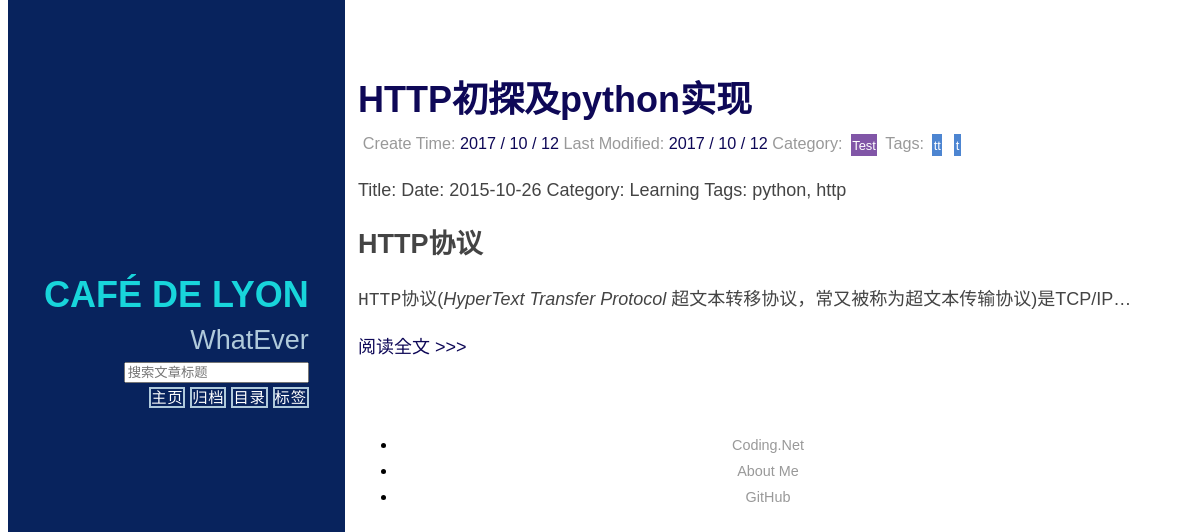
Before: / with the older database file.
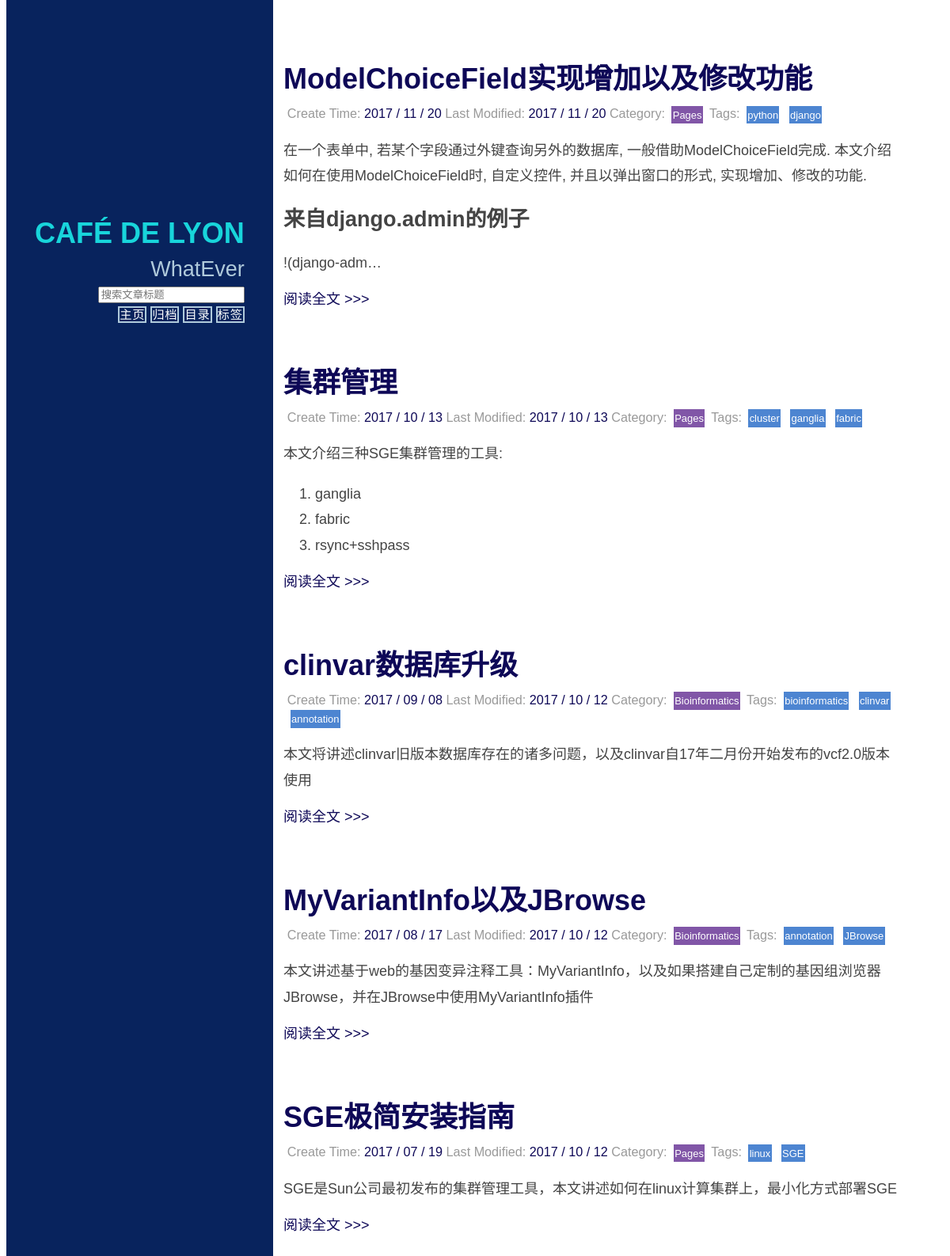
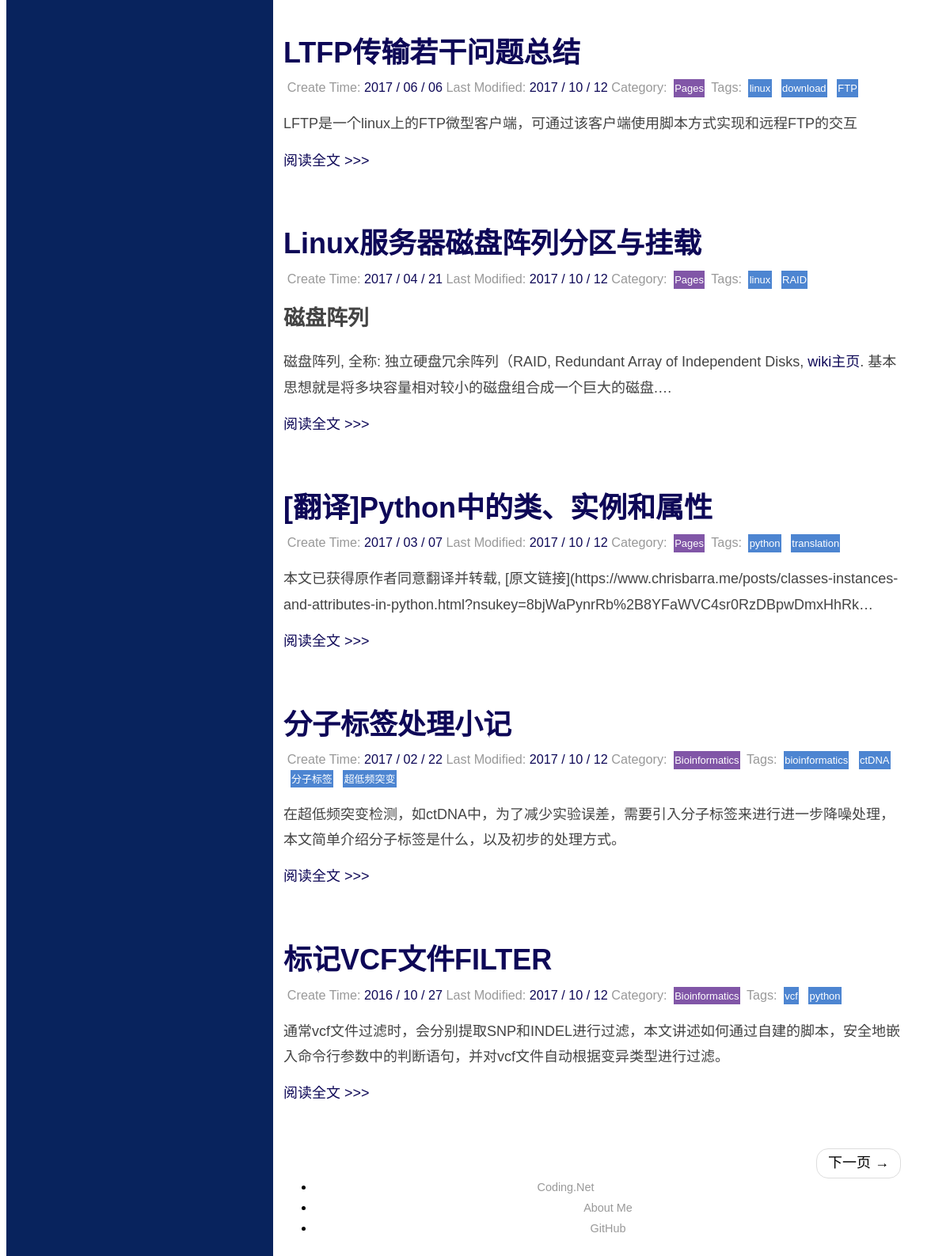
After: the same page with the newer database file (2 pictures, top to bottom).
### blog1/models.py (models this page shows, shortened)
class Article(models.Model):
    title = models.CharField(max_length=70)
    content = models.TextField(blank=None, null=True)
    created_time = models.DateTimeField()
    modified_time = models.DateTimeField()
    abstract = models.TextField(blank=True, null=True)
    category = models.ForeignKey(Category)
    tags = models.ManyToManyField(Tag, blank=True)
    author = models.ForeignKey(User, blank=None, null=True)
    count_read = models.IntegerField(default=0)
    count_comment = models.IntegerField(default=0)
    class Meta:
        ordering = ['-created_time']

class Category(models.Model):
    name = models.CharField(max_length=100)
    def __str__(self):
        return self.name

class Tag(models.Model):
    name = models.CharField(max_length=100)
    def __str__(self):
        return self.name

### blog1/views.py (the view)
# urls.py: url(r'^$', views.home, name='home'),
def home(request):
    posts = Article.objects.all()
    paginator = Paginator(posts, 10)
    page = request.GET.get('page')
    try:
        post_list = paginator.page(page)
    except PageNotAnInteger:
        post_list = paginator.page(1)
    except EmptyPage:
        post_list = paginator.page(paginator.num_pages)
    return render(request, 'home.html', {'post_list': post_list})

### blog1/templatetags/custom_markdown.py (called while the page is built)
@register.filter(is_safe=True)  # 注册template filter
@stringfilter  # 希望字符串作为参数
def custom_markdown(value):
    return mark_safe(markdown.markdown(value,
                                       extensions=['markdown.extensions.fenced_code',
                                                   'markdown.extensions.codehilite'],
                                       safe_mode=True,
                                       enable_attributes=False))

### templates/home.html
{% extends "base.html" %}
{% load custom_markdown %}
{% block content %}
    <div class="posts">
        {% for post in post_list %}
            <section class="post">
                {% include 'post_header_simple.html' %}
                {% include 'post_abstract.html' %}
            </section>
        {% endfor %}
        {% include 'post_page.html' %}
    </div>
{% endblock %}

### templates/post_header_simple.html
<header class="post-header">
    <h2 class="post-title"><a href="{% url "detail" post_id=post.id %}">{{ post.title }}</a></h2>
    <p class="post-meta">
        Create Time: <a class="post-author" href="#">{{ post.created_time |date:"Y / m / d" }}</a>
        Last Modified: <a class="post-author" href="#">{{ post.modified_time |date:"Y / m / d" }}</a>
        Category: <a class="post-category post-category-yui"
                     href="{% url 'search_category' category_id=post.category.id %}">{{ post.category }}</a>
        Tags:
        {% for tag in post.tags.all %}
            <a class="post-category post-category-pure"
               href="{% url 'search_tag' tag_id=tag.id %}">{{ tag }}</a>
        {% endfor %}
    </p>
</header>

### templates/post_abstract.html
{% load custom_markdown %}
<div class="post-description">
    {% if post.abstract %}
        <p>
            {{ post.abstract | custom_markdown }}
        </p>
    {% else %}
        <p>
            {{ post.content | truncatechars:150 | custom_markdown }}
        </p>
    {% endif %}
</div>
<a class="pure-button" href="{% url "detail" post_id=post.id %}">阅读全文 >>> </a>

Changed rows visible on the page:
no longer on this page (row edited): Article: title "HTTP初探及python实现", created_time "2017 / 10 / 12", modified_time "2017 / 10 / 12", category "Test", content|custom_markdown "Title: Date: 2015-10-26 Category: Learning Tags: python, http HTTP协议 HTTP 协议( HyperText Transfer Protocol 超文本转移协议，常又被称为超文本传输协议)是TCP/IP…", Tag (name "tt"), Tag (name "t")
added Article: title "ModelChoiceField实现增加以及修改功能", created_time "2017 / 11 / 20", modified_time "2017 / 11 / 20", category "Pages", content|custom_markdown "在一个表单中, 若某个字段通过外键查询另外的数据库, 一般借助ModelChoiceField完成. 本文介绍如何在使用ModelChoiceField时, 自定义控件, 并且以弹出窗口的形式, 实现增加、修改的功能. 来自django.admin的例子 !(django-adm…"
added Tag: name "python"
added Tag: name "django", shown under "ModelChoiceField实现增加以及修改功能"
added Article: title "集群管理", created_time "2017 / 10 / 13", modified_time "2017 / 10 / 13", category "Pages", abstract|custom_markdown "本文介绍三种SGE集群管理的工具: ganglia fabric rsync+sshpass"
added Tag: name "cluster", shown under "集群管理"
added Tag: name "ganglia", shown under "集群管理"
added Tag: name "fabric", shown under "集群管理"
added Article: title "clinvar数据库升级", created_time "2017 / 09 / 08", modified_time "2017 / 10 / 12", category "Bioinformatics", abstract|custom_markdown "本文将讲述clinvar旧版本数据库存在的诸多问题，以及clinvar自17年二月份开始发布的vcf2.0版本使用", Tag (name "bioinformatics"), Tag (name "clinvar")
added Tag: name "annotation"
added Article: title "MyVariantInfo以及JBrowse", created_time "2017 / 08 / 17", modified_time "2017 / 10 / 12", category "Bioinformatics", abstract|custom_markdown "本文讲述基于web的基因变异注释工具：MyVariantInfo，以及如果搭建自己定制的基因组浏览器JBrowse，并在JBrowse中使用MyVariantInfo插件"
added Tag: name "JBrowse", shown under "MyVariantInfo以及JBrowse"
added Article: title "SGE极简安装指南", created_time "2017 / 07 / 19", modified_time "2017 / 10 / 12", category "Pages", abstract|custom_markdown "SGE是Sun公司最初发布的集群管理工具，本文讲述如何在linux计算集群上，最小化方式部署SGE"
added Tag: name "linux"
added Tag: name "SGE", shown under "SGE极简安装指南"
added Article: title "LTFP传输若干问题总结", created_time "2017 / 06 / 06", modified_time "2017 / 10 / 12", category "Pages", abstract|custom_markdown "LFTP是一个linux上的FTP微型客户端，可通过该客户端使用脚本方式实现和远程FTP的交互"
added Tag: name "download", shown under "LTFP传输若干问题总结"
added Tag: name "FTP", shown under "LTFP传输若干问题总结"
added Article: title "Linux服务器磁盘阵列分区与挂载", created_time "2017 / 04 / 21", modified_time "2017 / 10 / 12", category "Pages", content|custom_markdown "磁盘阵列 磁盘阵列, 全称: 独立硬盘冗余阵列（RAID, Redundant Array of Independent Disks, wiki主页 . 基本思想就是将多块容量相对较小的磁盘组合成一个巨大的磁盘.…"
added Tag: name "RAID", shown under "Linux服务器磁盘阵列分区与挂载"
added Article: title "[翻译]Python中的类、实例和属性", created_time "2017 / 03 / 07", modified_time "2017 / 10 / 12", category "Pages", content|custom_markdown "本文已获得原作者同意翻译并转载, [原文链接](https://www.chrisbarra.me/posts/classes-instances-and-attributes-in-python.html?nsukey=8bjWaPynrRb%2B8YFaWVC4sr0RzDBpwDmxHhRk…"
added Tag: name "translation", shown under "[翻译]Python中的类、实例和属性"
added Article: title "分子标签处理小记", created_time "2017 / 02 / 22", modified_time "2017 / 10 / 12", category "Bioinformatics", abstract|custom_markdown "在超低频突变检测，如ctDNA中，为了减少实验误差，需要引入分子标签来进行进一步降噪处理，本文简单介绍分子标签是什么，以及初步的处理方式。", Tag (name "bioinformatics")
added Tag: name "ctDNA", shown under "分子标签处理小记"
added Tag: name "分子标签", shown under "分子标签处理小记"
added Tag: name "超低频突变", shown under "分子标签处理小记"
added Article: title "标记VCF文件FILTER", created_time "2016 / 10 / 27", modified_time "2017 / 10 / 12", category "Bioinformatics", abstract|custom_markdown "通常vcf文件过滤时，会分别提取SNP和INDEL进行过滤，本文讲述如何通过自建的脚本，安全地嵌入命令行参数中的判断语句，并对vcf文件自动根据变异类型进行过滤。"
added Tag: name "vcf", shown under "标记VCF文件FILTER"
Other visible differences:
text now shown: "下一页 →"
